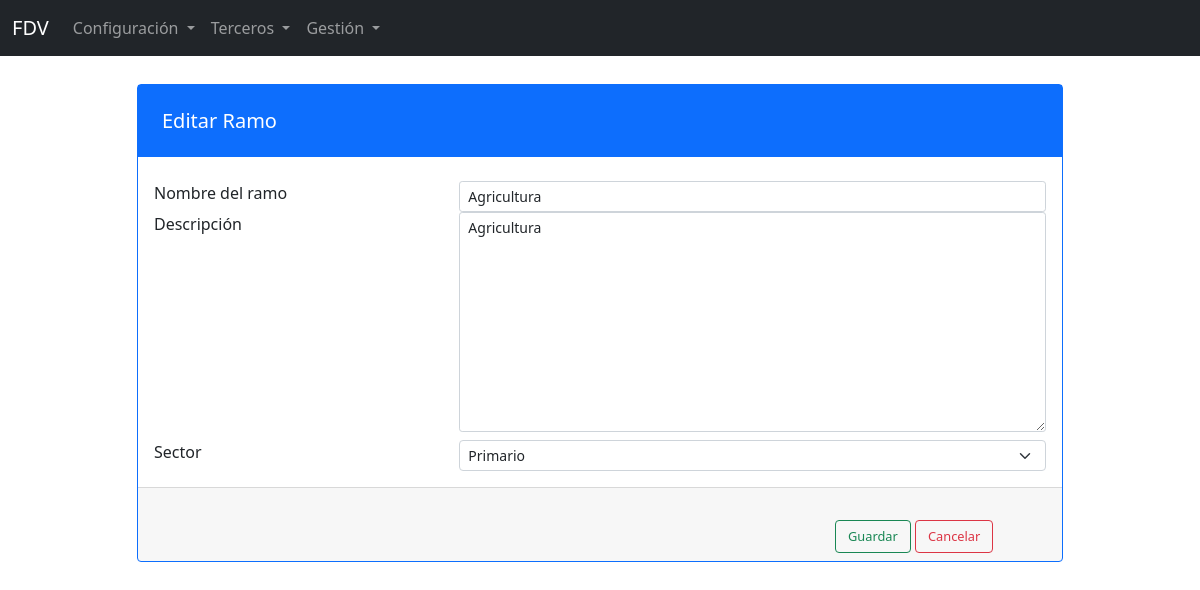
The page /base/ramo/edit/1 on the database its author committed.
### apps/base/models.py (models this page shows, shortened)
class Ramo(models.Model):
    id = models.BigAutoField(primary_key=True)
    nombre = models.CharField(verbose_name="Ramo", max_length=50, null=False, blank=False)
    descripcion = models.TextField(verbose_name="Descripción")
    sector = models.ForeignKey(Sector, on_delete=models.PROTECT, default=0, verbose_name="Sector")
    created_at = models.DateTimeField(auto_now=True)
    updated_at = models.DateTimeField(auto_now_add=True)
    class Meta:
        db_table = "ramos"
        verbose_name = "Ramo"
        verbose_name_plural = "Ramos"
        ordering = ["nombre"]

### apps/base/views.py (the view)
# urls.py: path('ramo/edit/<int:pk>', RamoEdit.as_view(), name='ramo-edit'),
class RamoEdit(UpdateView):
    model = Ramo
    template_name = 'base/ramo/ramo_create.html'
    form_class = RamoForm
    success_url = reverse_lazy('base:ramo-index')
    def get_context_data(self, **kwargs):
        context = super(UpdateView, self).get_context_data(**kwargs)
        context['titulo'] = 'Ramo|Editar'
        context['titulo_pagina'] = 'Editar Ramo'
        return context

### apps/base/forms.py
class RamoForm(forms.ModelForm):
    class Meta:
        model = Ramo
        fields = ["nombre", "descripcion", "sector"]
        labels = {
            'nombre': 'Nombre del ramo',
            'descripcion': 'Descripción',
            'sector':  'Sector',
        }
        widgets = {
            'nombre': forms.TextInput(
                attrs = {
                    'class': 'form-control form-control-sm',
                    'placeholder': 'Ingrese el nombre del ramo',
                    'id': 'nombre'
                }
            ),
            'descripcion': forms.Textarea(
                attrs = {
                    'class': 'form-control form-control-sm mb-2',
                    'placeholder': 'Agregue una descripción',
                    'id': 'descripcion',
                }
            ),
            'sector': forms.Select(
                attrs = {
                    'class': 'form-select form-select-sm',
                    'placeholder': 'Seleccione sector',
                    'id': 'sector'
                }
            )
        }

### apps/base/models.py (called while the page is built)
    def __str__(self):
        return "%s" % (self.nombre)

### templates/base/ramo/ramo_create.html (shortened to what this page needs)
{% extends 'layouts/layout.html' %}
{% load static %}
{% block content %}
<div class="container">
    <div class="row">
        <div class="col-sm-10 offset-sm-1 col-md-10 offset-md-1">
          <br>
          <div class="card border-primary">
            <div class="card-title text-white bg-primary">
              <h5 class="text-left m-4">{{ titulo_pagina  }}</h5>
            </div>
            <form method="POST">
                <div class="card-body">
                  <div class="row form-group">
                      <div class="col-sm-12 col-md-3">
                        {{ form.nombre.label }}
                      </div>
                      <div class="col-sm-12 offset-md-1 col-md-8">
                          {{ form.nombre }}
                      </div>
                  </div>
                  <div class="row form-group">
                      <div class="col-sm-12 col-md-3">
                        {{ form.descripcion.label }}
                      </div>
                      <div class="col-sm-12 offset-md-1 col-md-8">
                          {{ form.descripcion }}
                      </div>
                  </div>
                  <div class="row form-group">
                      <div class="col-sm-12 col-md-3">
                        {{ form.sector.label }}
                      </div>
                      <div class="col-sm-12 offset-md-1 col-md-8">
                          {{ form.sector }}
                      </div>
                  </div>
                </div>
                <div class="card-footer">
                  <div class="row m-0 p-0 button-group">
                    <div class="col-sm-3 offset-sm-9">
                      <br>
                      <button type="submit" class="btn btn-outline-success fs-7">Guardar</button>
                      <a href="{% url 'base:ramo-index' %}"><button type="button" class="btn btn-outline-danger fs-7">Cancelar</button></a>
                    </div>
                  </div>
                </div>
            </form>
          </div>
        </div>
    </div>
</div>
{% endblock content %}

### static/css/app.css (style rules this page uses)
body { padding-top: 60px !important; }
.fs-7 { font-size: 0.8rem; }

### rows shown on the page
Ramo: nombre "Agricultura", descripcion "Agricultura", sector "Primario"

### other values the page prints
{{ titulo_pagina }} "Editar Ramo"
